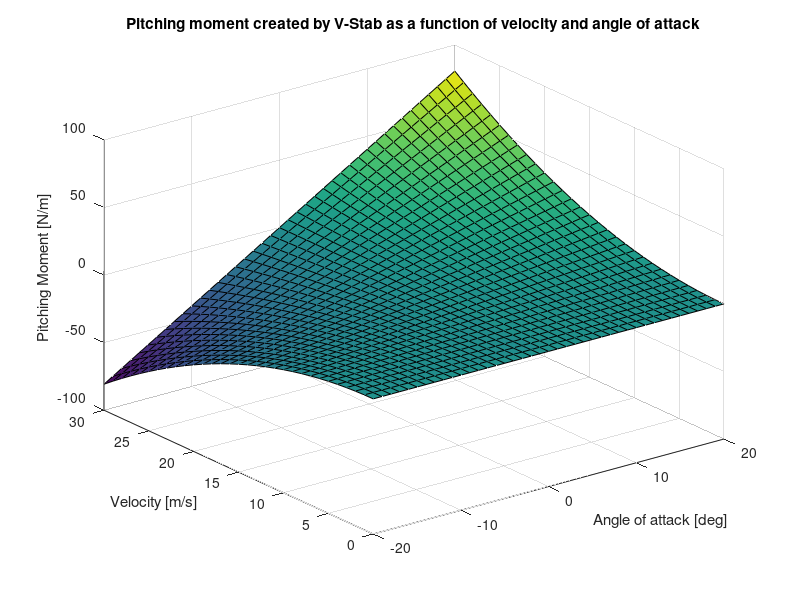
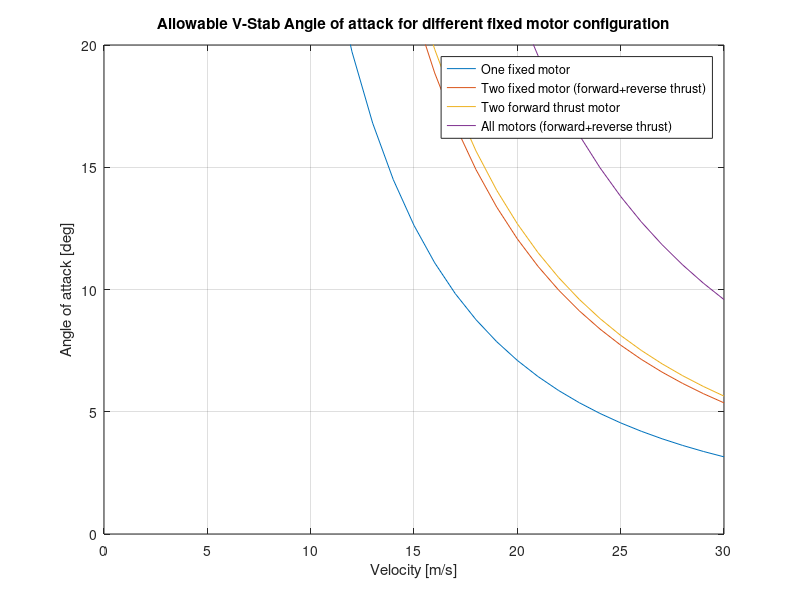

Write the MATLAB code that produced these figures, in order.
%% Init
clear all
clc
close all

%% Parameters
g = 9.81;
rho = 1.225; %[kg/m^3]

W = 6.5*g; %weight of vehicule [N]
TWR = 2;
F_motor = W*TWR/4; % [N]
d_motor_fixed = 0.47; %[m]
d_motor_rotating = 0.37; %[m]
eta_reverse = 0.7; %efficiency of propeller when running in reverse

c = 0.1878; %chord of H-Stab [m]
b = 0.8; %span of H-Stab [m]
AR = b/c;
alpha = deg2rad([-20:1:20]);
V = [0:1:30]; %[m/s]
d_vstab = 0.696+c/4; % Distance from CG to CP H-Stab [m]

CL_0 = 0; %Symmetric airfoil
CL_alpha = 3.7586; %using XFLR5 %2*pi*(AR/(2+AR)); %Assumming elleptic lift distribution and thin airfoil theory (Anderson, 2017)

[ALPHA,VELOCITY] = meshgrid(alpha,V);

M = d_vstab.*0.5.*rho.*VELOCITY.^2.*c.*b.*(CL_0+CL_alpha.*ALPHA); %[N*m]

figure
surf(rad2deg(ALPHA),VELOCITY,M)
xlabel('Angle of attack [deg]')
ylabel('Velocity [m/s]')
zlabel('Pitching Moment [N/m]')
title('Pitching moment created by V-Stab as a function of velocity and angle of attack')

M_one_fixed = F_motor*d_motor_fixed;
M_two_fixed = F_motor*d_motor_fixed*(1+eta_reverse);
M_two_forward = F_motor*d_motor_fixed+F_motor*d_motor_rotating;
M_all_motors = F_motor*(d_motor_fixed+d_motor_rotating)*(1+eta_reverse);
excess_manoeuvering = 0.15;


curve_one_fixed_p = ((1-excess_manoeuvering)*M_one_fixed./(V.^2.*0.5.*rho.*c.*b.*d_vstab)-CL_0)./CL_alpha;
curve_one_fixed_m = ((1-excess_manoeuvering)*-M_one_fixed./(V.^2.*0.5.*rho.*c.*b.*d_vstab)-CL_0)./CL_alpha;
curve_two_fixed_p = ((1-excess_manoeuvering)*M_two_fixed./(V.^2.*0.5.*rho.*c.*b.*d_vstab)-CL_0)./CL_alpha;
curve_two_fixed_m = ((1-excess_manoeuvering)*-M_two_fixed./(V.^2.*0.5.*rho.*c.*b.*d_vstab)-CL_0)./CL_alpha;
curve_two_forward_p = ((1-excess_manoeuvering)*M_two_forward./(V.^2.*0.5.*rho.*c.*b.*d_vstab)-CL_0)./CL_alpha;
curve_two_forward_m = ((1-excess_manoeuvering)*-M_two_forward./(V.^2.*0.5.*rho.*c.*b.*d_vstab)-CL_0)./CL_alpha;
curve_all_p = ((1-excess_manoeuvering)*M_all_motors./(V.^2.*0.5.*rho.*c.*b.*d_vstab)-CL_0)./CL_alpha;
curve_all_m = ((1-excess_manoeuvering)*-M_all_motors./(V.^2.*0.5.*rho.*c.*b.*d_vstab)-CL_0)./CL_alpha;


figure
plot(V,rad2deg(curve_one_fixed_p))
hold on
plot(V,rad2deg(curve_two_fixed_p))
plot(V,rad2deg(curve_two_forward_p))
plot(V,rad2deg(curve_all_p))
axis([-inf inf 0 20])
legend({'One fixed motor','Two fixed motor (forward+reverse thrust)','Two forward thrust motor','All motors (forward+reverse thrust)'})
ylabel('Angle of attack [deg]')
xlabel('Velocity [m/s]')
title('Allowable V-Stab Angle of attack for different fixed motor configuration')
grid on
